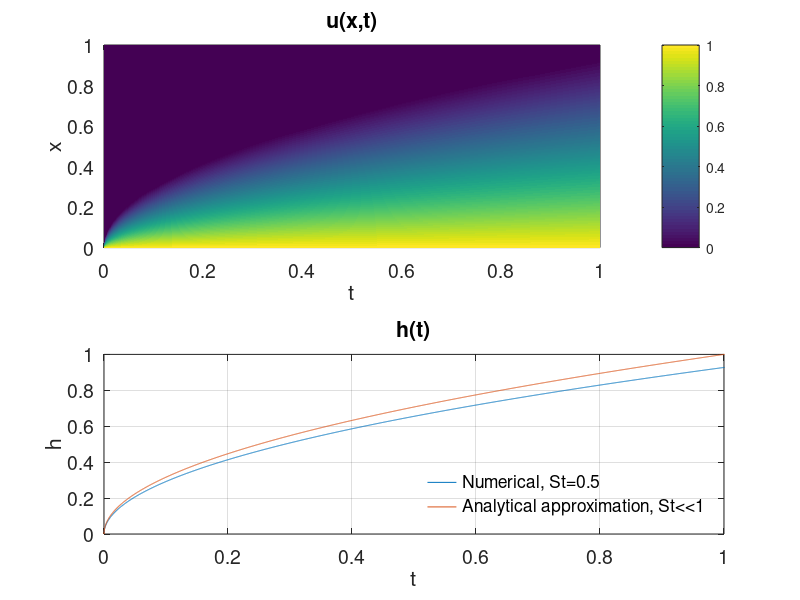

This figure's MATLAB source:
clear all
close all
% function [u,h,t] = stefan(u0,h0,St,tm,Tmax)
% Solving Stefan problem in dimensionless form:
% u_t = u_xx for u(x,t) on 0 < x <= h(t) 
% u(x,t) = tm for u(x,t) on h(t) < x < 1
% BC: u(0,t) = 1 and u(h(t),t) = tm
% IC: u(x,0) = u0 and h(0) = h0
% dh(t)/dt = -St u_x at x = h(t), where h(0) = h0
% St: Stefan number = cT/L
% c: Specific heat capacity
% T: The reference temperature (ambient temerature)
% L: Latent heat of melting 

% Number of grid point
n = 200;
% Initial layer thickness
h0 = 0.01;
% Initial temperature distribution
u0 = zeros(1,n); 
for i=1:n
    u0(i) = 0.0;
end
% Stefan number 
St = 0.5;
% Melting temperature
tm = 0.0;
% Maximum time
Tmax = 10;

if (h0 <= 0 || h0 > 1) 
    error('Moving boundary is outside domain'), 
end

cfl = 10;
nx = length(u0);
x = linspace (0 ,1 ,nx); 
dx = x(2)-x(1); % Spacial step size
dt = cfl*dx^2; % Time step size
t = 0:dt:Tmax; % Number of time steps
nt = length(t);
c = dt/dx^2;

% Initialize moving boundary position
h = zeros(1,nt); h(1) = h0;
ih = floor (h0/dx)+1;
% Initialize temperature
u = zeros(nx,nt); u(:,1) = u0;

for j=2:nt
% Update h and find lower bound on grid
h(j) = h(j-1) - dt * St/dx * (u(ih+1,j-1) - u(ih,j-1)); 
ih = floor(h(j)/dx)+1;
% If ih < 1, all the ice is melted; if ih >= nx, everything is frozen
 if (ih < 1 || ih > nx-1)
   disp('Stop the computation − the entire domain is melted/frozen') 
  break
 end
 
% Make A for implicit (backward Euler) method
Ad = ones(1,nx);
Ad(2:ih) = 2*c+1;
Asub = zeros(1,nx-1);
Asub(1:ih-1) = -c;
Asup = zeros(1,nx-1);
Asup(2:ih) = -c;
A = diag(Ad) + diag(Asub,-1) + diag(Asup,+1);
% Make b right hand side
b = ones(nx,1);
b(2:ih) = u(2:ih,j-1); % Edge of ice is at ih 
b(ih+1:end) = tm;
% Solve for Au = b at current time
u(:,j) = A\b; 
end

figure
subplot (2,1,1)
pcolor(t,x,u), shading interp
colorbar
xlabel('t') 
ylabel('x') 
set(gca,'Fontsize',14) 
title('u(x,t)')
axis([0 1 0 1])

subplot (2,1,2) 
plot(t,h) 
hold on
plot(t,sqrt(2*t*St)) % approximated solution for st << 1 
grid
axis([0 1 0 1]) 
legend({'Numerical, St=0.5','Analytical approximation, St<<1'},'Location','southeast')
legend('boxoff')
xlabel('t')
ylabel('h')
title ('h(t)')
set(gca,'FontSize',14)